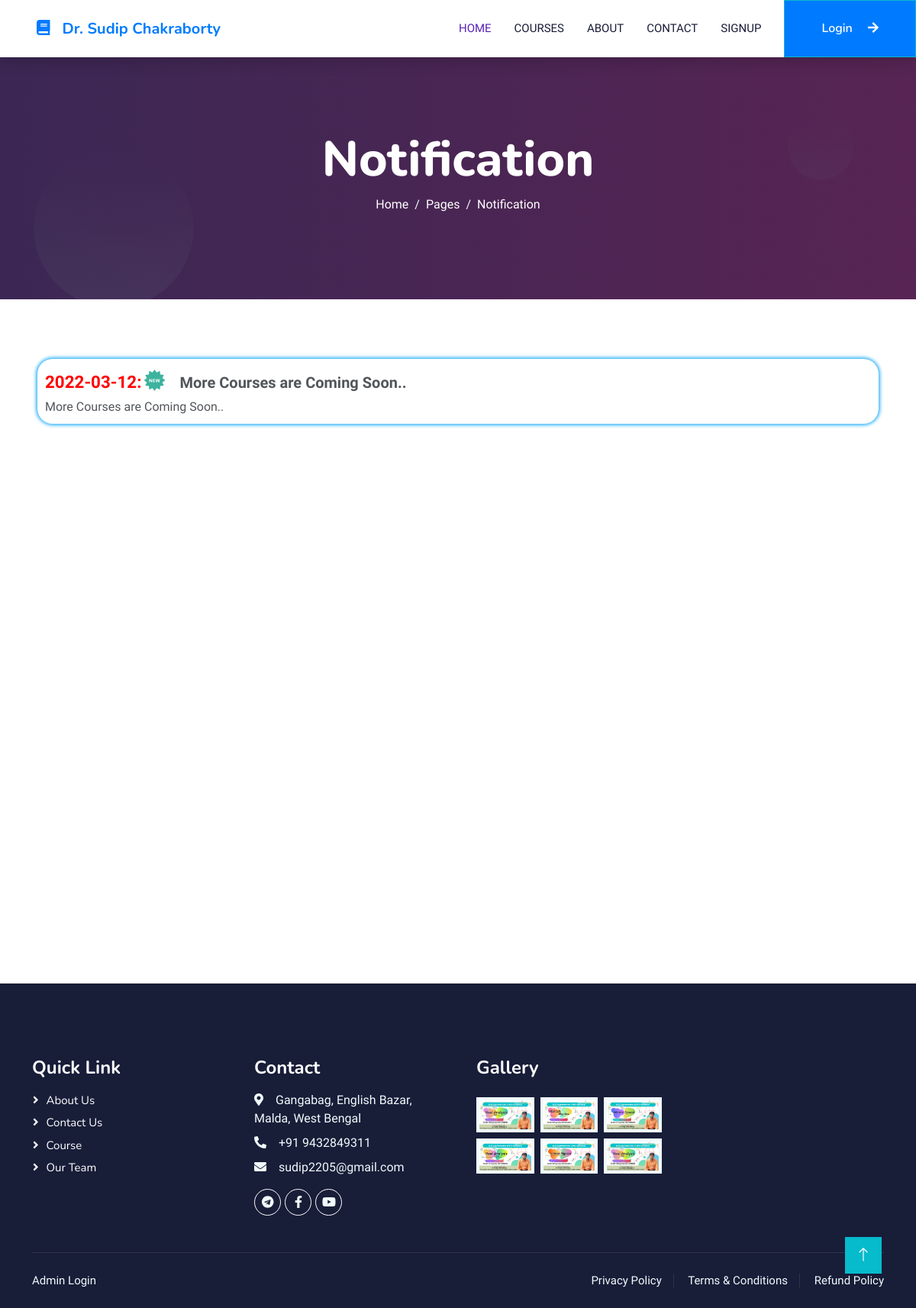
Screenshot of /notification.php with the database file from the repository.
### tables this page shows
CREATE TABLE `upcomingevent` (
  `id` int(11) NOT NULL,
  `event_name` text NOT NULL,
  `event_desc` text NOT NULL,
  `upcoming_date` text NOT NULL
);

### notification.php (the view, shortened to what this page needs)
<?php
include('./maininclude/header.php');
?>
    <div class="container-fluid bg-primary py-5 mb-5 page-header">
        <div class="container py-5">
            <div class="row justify-content-center">
                <div class="col-lg-10 text-center">
                    <h1 class="display-3 text-white animated slideInDown">Notification</h1>
                    <nav aria-label="breadcrumb">
                        <ol class="breadcrumb justify-content-center">
                            <li class="breadcrumb-item"><a class="text-white" href="#">Home</a></li>
                            <li class="breadcrumb-item"><a class="text-white" href="#">Pages</a></li>
                            <li class="breadcrumb-item text-white active" aria-current="page">Notification</li>
                        </ol>
                    </nav>
                </div>
            </div>
        </div>
    </div>
        <section class="notification-section">
            <?php
    $sql = "SELECT * FROM upcomingevent";
    $result = $conn->query($sql);
    if($result->num_rows > 0){
         while($row = $result->fetch_assoc()){
            echo '<div class="noti-area">
                <div class="upper-d">
                    <span><span class="noti-date">'.$row['upcoming_date'].':</span><span><img class="new-icon" src="image/new.svg"
                                alt=""></span><span class="subject-noti">'.$row['event_name'].' </span></span>
                </div>
                <div class="lower-d">
                    <span>'.$row['event_desc'].'</span>
                </div>
            </div>';
         }
    }
    ?>
                  </section>
<?php
include('./maininclude/footer.php');
?>

### Elearning/css/style.css (style rules this page uses)
:root { --primary: #5b21b6; --light: #F0FBFC; --dark: #181d38; }
.page-header { background: linear-gradient(rgba(24, 29, 56, .7), rgba(24, 29, 56, .7)), url(../../images/subscribe-bg.png); background-position: center center; background-repeat: no-repeat; background-size: cover; }
.breadcrumb-item + .breadcrumb-item::before { color: var(--light); }

### Elearning/css/style1.css (style rules this page uses)
:root { --purple:#0E94F0; --pink:#0E94F0; --gradient:linear-gradient(90deg, var(--purple), var(--pink)); }
section { min-height: 100vh; padding:0 9%; padding-top: 7.5rem; padding-bottom: 2rem; }

### Elearning/css/notification.css (style rules this page uses)
.notification-section { height: auto; width: 100%; margin: auto; padding: 20px; }
.noti-area { height: auto; width: 95%; margin: 10px auto; background-color: #ffffff; border-radius: 20px; padding: 10px; box-shadow: 0 0 4px 2px #33b5f7;; }
.upper-d { height: auto; width: 100%; padding: 4px 0; }
.lower-d { height: auto; width: 100%; }
.noti-date { font-size: 1.4rem; color: red; font-weight: 600; }
.subject-noti { font-size: 20px; font-weight: 600; color: var(--main-color); margin-left: 50px; }
.new-icon { height: 28px; width: 35px; position: absolute; }

### rows the page displays
upcomingevent: upcoming_date "2022-03-12", event_name "More Courses are Coming Soon..", event_desc "More Courses are Coming Soon.."
